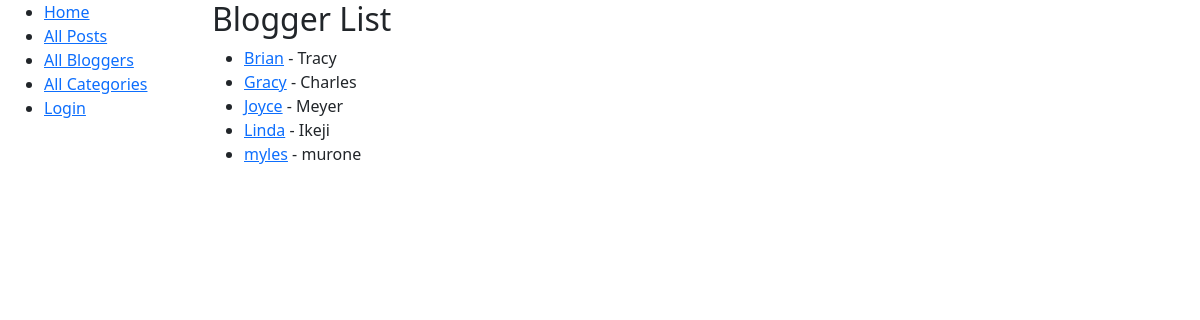
/blog/bloggers/, run on the app's committed database.
### blog/models.py (models this page shows, shortened)
class Blogger(models.Model):
    first_name = models.CharField(max_length=200)
    last_name = models.CharField(max_length=200)
    username = models.CharField(max_length=200, null=True)
    email = models.EmailField(null=True)
    password = models.CharField(max_length=10, null=True)
    phone_no = models.IntegerField( null=True)
    class Meta:
        ordering = ['first_name', 'last_name', ]
    def get_absolute_url(self):
        return reverse('blogger-detail', args=[str(self.id)])

### blog/views.py (the view)
# urls.py: path('bloggers/', views.BloggerListView.as_view(), name='bloggers'),
class BloggerListView(generic.ListView):
    model = Blogger
    paginate_by = 5
    context_object_name = 'blogger_list'
    queryset = Blogger.objects.all()
    template_name = 'blog/blogger_list.html'

### blog/templates/blog/blogger_list.html
{%extends "base.html"%}
{%block content%}
<h2>Blogger List</h2>
{%if blogger_list%}
<ul>
{%for blogger in blogger_list%}
<li><a href="{{blogger.get_absolute_url}}">{{blogger.first_name}}</a> - {{blogger.last_name}}</li>
{%endfor%}
</ul>
{%else%}
<p>There are no bloggers available</p>
{%endif%}
{% endblock %}

### data on the page
Blogger: first_name "Brian", last_name "Tracy"
Blogger: first_name "Gracy", last_name "Charles"
Blogger: first_name "Joyce", last_name "Meyer"
Blogger: first_name "Linda", last_name "Ikeji"
Blogger: first_name "myles", last_name "murone"
